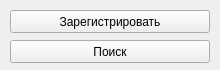
<?xml version="1.0" encoding="UTF-8"?>
<ui version="4.0">
 <class>Form</class>
 <widget class="QWidget" name="Form">
  <property name="geometry">
   <rect>
    <x>0</x>
    <y>0</y>
    <width>220</width>
    <height>70</height>
   </rect>
  </property>
  <property name="windowTitle">
   <string>Автосервис</string>
  </property>
  <widget class="QPushButton" name="regestration_button">
   <property name="geometry">
    <rect>
     <x>10</x>
     <y>10</y>
     <width>200</width>
     <height>23</height>
    </rect>
   </property>
   <property name="text">
    <string>Зарегистрировать</string>
   </property>
  </widget>
  <widget class="QPushButton" name="search_button">
   <property name="geometry">
    <rect>
     <x>10</x>
     <y>40</y>
     <width>200</width>
     <height>23</height>
    </rect>
   </property>
   <property name="text">
    <string>Поиск</string>
   </property>
  </widget>
 </widget>
 <resources/>
 <connections/>
</ui>
